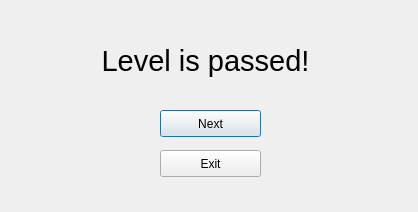
<?xml version="1.0" encoding="UTF-8"?>
<ui version="4.0">
 <class>EndLivel</class>
 <widget class="QDialog" name="EndLivel">
  <property name="geometry">
   <rect>
    <x>0</x>
    <y>0</y>
    <width>418</width>
    <height>212</height>
   </rect>
  </property>
  <property name="minimumSize">
   <size>
    <width>418</width>
    <height>212</height>
   </size>
  </property>
  <property name="maximumSize">
   <size>
    <width>418</width>
    <height>212</height>
   </size>
  </property>
  <property name="windowTitle">
   <string>End livel</string>
  </property>
  <property name="windowIcon">
   <iconset resource="res/res.qrc">
    <normaloff>:/new/prefix1/ico</normaloff>:/new/prefix1/ico</iconset>
  </property>
  <widget class="QLabel" name="label">
   <property name="geometry">
    <rect>
     <x>10</x>
     <y>40</y>
     <width>391</width>
     <height>41</height>
    </rect>
   </property>
   <property name="font">
    <font>
     <pointsize>22</pointsize>
    </font>
   </property>
   <property name="text">
    <string>Level is passed!</string>
   </property>
   <property name="alignment">
    <set>Qt::AlignCenter</set>
   </property>
  </widget>
  <widget class="QPushButton" name="pushButton">
   <property name="geometry">
    <rect>
     <x>160</x>
     <y>110</y>
     <width>101</width>
     <height>27</height>
    </rect>
   </property>
   <property name="text">
    <string>Next</string>
   </property>
  </widget>
  <widget class="QPushButton" name="pushButton_2">
   <property name="geometry">
    <rect>
     <x>160</x>
     <y>150</y>
     <width>101</width>
     <height>27</height>
    </rect>
   </property>
   <property name="text">
    <string>Exit</string>
   </property>
  </widget>
 </widget>
 <resources>
  <include location="res/res.qrc"/>
 </resources>
 <connections/>
</ui>
